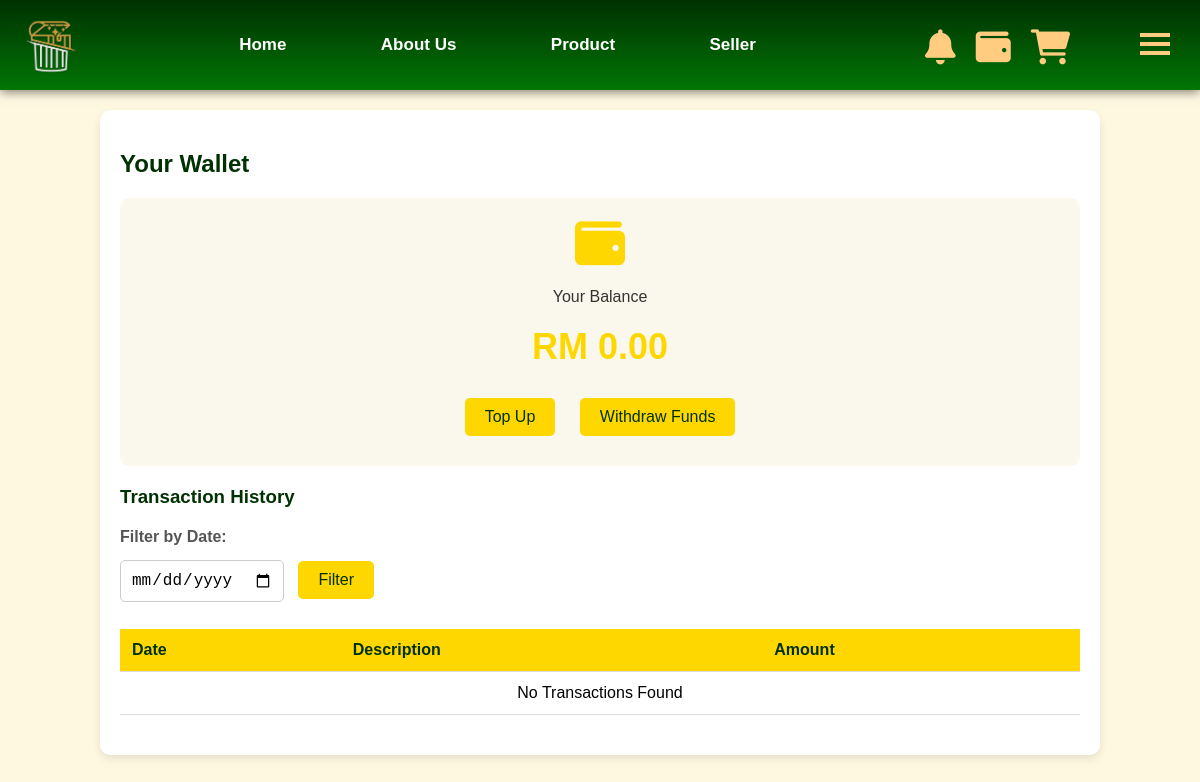
Before: /e-wallet (signed in) with the older database file.
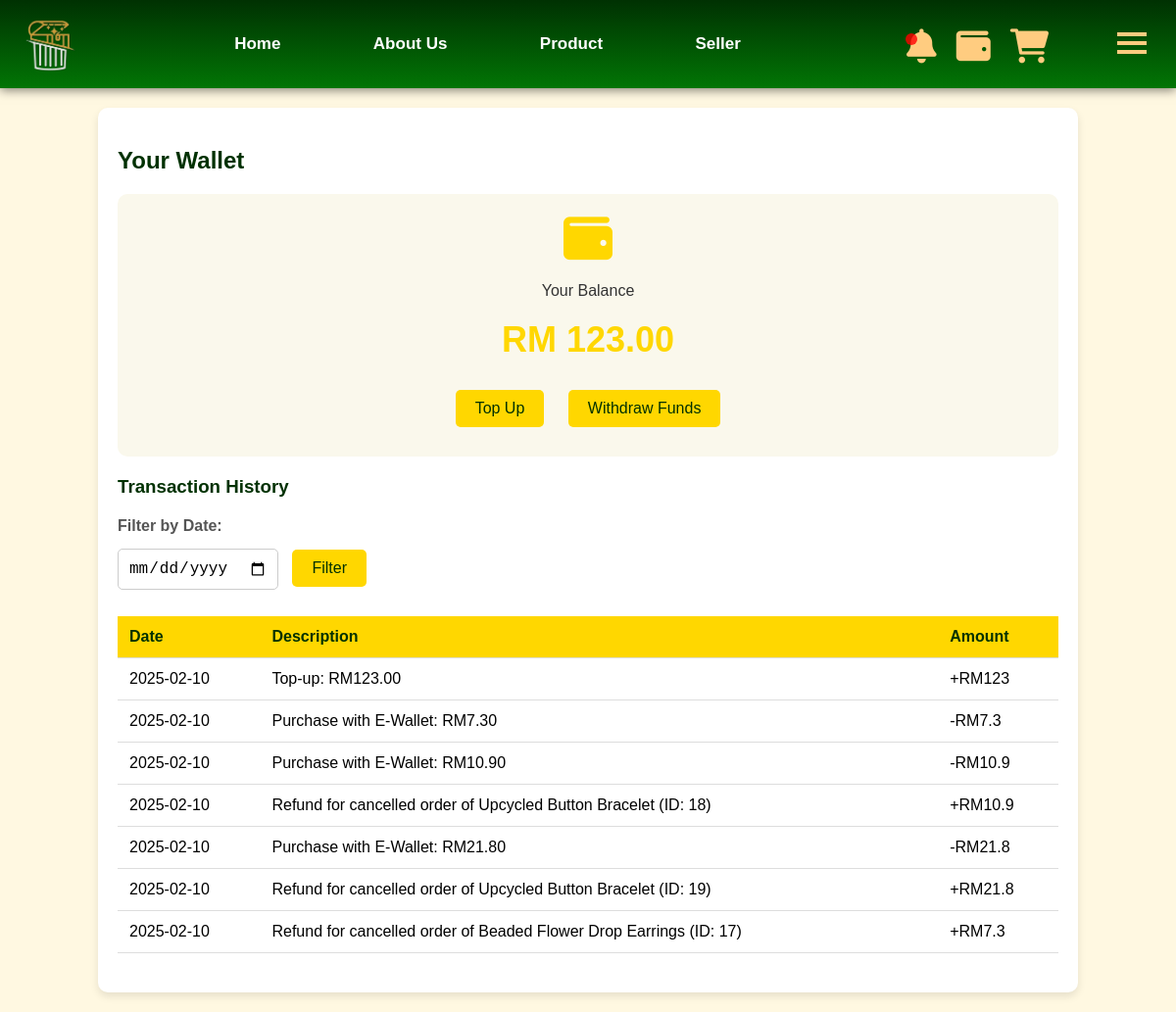
After: the same page with the newer database file.
### tables this page shows
CREATE TABLE user (
        pid INTEGER PRIMARY KEY AUTOINCREMENT,
        firstName TEXT NOT NULL,
        lastName TEXT NULL,
        email TEXT UNIQUE NOT NULL,
        password TEXT NOT NULL,
        isSeller INTEGER DEFAULT 0,
        haveBankCard INTEGER DEFAULT 0,
        phone_number TEXT,
        wallet DECIMAL(10, 2) DEFAULT 0.00,
        address TEXT
    );

CREATE TABLE wallet_transaction (
        id INTEGER PRIMARY KEY AUTOINCREMENT,
        buyer_id INTEGER NOT NULL,
        date DATE NOT NULL,
        description TEXT NOT NULL,
        amount DECIMAL(10,2) NOT NULL,
        FOREIGN KEY (buyer_id) REFERENCES user(pid) ON DELETE CASCADE ON UPDATE CASCADE
    );

### web.py (the view)
@app.route("/e-wallet", methods=['GET', 'POST'])
def eWallet():
    id = session.get("buyer_id")
    if not id:
        flash("You must be logged in to proceed to checkout.", "danger")
        return redirect(url_for("login"))
    con = get_connect_db()
    cur = con.cursor()
    user = cur.execute("SELECT * FROM user WHERE pid = ?", (id,)).fetchone()
    date_filter = request.form.get('dateFilter', '')
    try:
        if date_filter:
            cur.execute("SELECT * FROM wallet_transaction WHERE buyer_id = ? AND date = ?", (id, date_filter))
        else:
            cur.execute("SELECT * FROM wallet_transaction WHERE buyer_id = ?", (id,))
        transactions = cur.fetchall()
    except Exception as e:
        flash(f"Error while fetching transaction: {e}", "error")
        transactions = []
    finally:
        if con:
            con.close()
    return render_template("e-wallet.html", user=user, transactions=transactions, date_filter=date_filter)

### db.py (called while the page is built)
def get_connect_db():
    conn = sqlite3.connect(DATABASE_PATH)
    conn.row_factory = sqlite3.Row
    return conn

def get_unread_notification_count():
    user_id = session.get("buyer_id") or session.get("user_id")
    if not user_id:
        return 0
    con = get_connect_db()
    cur = con.cursor()
    unread_count = cur.execute("SELECT COUNT(*) FROM notification WHERE user_id = ? AND is_read = 0", (user_id,)).fetchone()[0]
    con.close()
    return unread_count

### web.py (called while the page is built)
@app.after_request
def add_header(response):
    response.headers["Cache-Control"] = "no-store, no-cache, must-revalidate, post-check=0, pre-check=0, max-age=0"
    response.headers["Pragma"] = "no-cache"
    response.headers["Expires"] = "0"
    return response

### templates/e-wallet.html (shortened to what this page needs)
{% extends "index.html" %}
{%block content%}
<link rel="stylesheet" href="../static/e-wallet.css">
<section id="dashboard" class="container">
    <h2>Your Wallet</h2>
    <div class="wallet-info">
        <i class="fas fa-wallet"></i>
        <p>Your Balance</p>
        <div class="balance">RM {{ "%.2f"| format(user.wallet) }}</div>
        <button class="action-btn" id="topUpBtn">Top Up</button>
        <button class="action-btn" id="withdrawBtn">Withdraw Funds</button>
    </div>
    <div id="transactions">
        <h3>Transaction History</h3>
        <form method="POST">
            <div class="filters">
                <label for="dateFilter">Filter by Date:</label>
                <input type="date" id="dateFilter" name="dateFilter" value="{{ date_filter }}">
                <button type="submit" class="action-btn">Filter</button>
            </div>
          </form>
        <table>
            <thead>
                <tr>
                    <th>Date</th>
                    <th>Description</th>
                    <th>Amount</th>
                </tr>
            </thead>
            <tbody>
                {% for transaction in transactions %}
                  <tr>
                      <td>{{ transaction["date"] }}</td>
                      <td>{{ transaction["description"] }}</td>
                      <td>{% if transaction["amount"] < 0 %}-RM{% else %}+RM{% endif %}{{ transaction["amount"]|abs }}</td>
                  </tr>
                {% endfor %}
                {% if not transactions %}
                 <tr><td colspan="3" style="text-align: center;">No Transactions Found</td></tr>
                 {% endif %}
            </tbody>
        </table>
    </div>
</section>
{%endblock%}

Changed rows visible on the page:
changed user: wallet "0.00" → "123.00"
added wallet_transaction: shows "+RM"
added wallet_transaction: shows "-RM"
added wallet_transaction: shows "-RM"
added wallet_transaction: shows "+RM"
added wallet_transaction: shows "-RM"
added wallet_transaction: shows "+RM"
added wallet_transaction: shows "+RM"
Other visible differences:
text no longer shown: "No Transactions Found"
